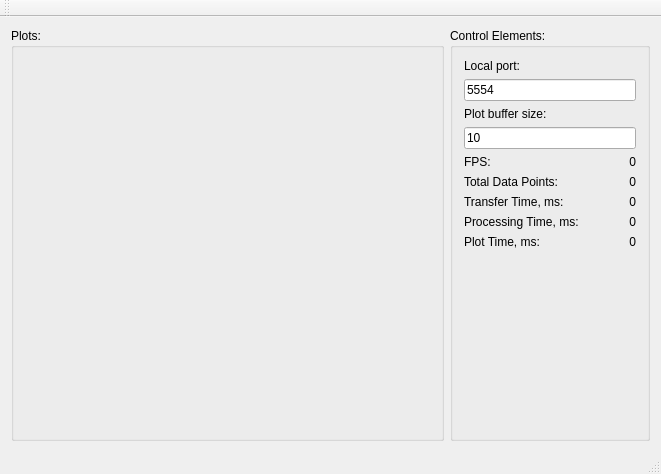
<?xml version="1.0" encoding="UTF-8"?>
<ui version="4.0">
 <class>MainWin</class>
 <widget class="QMainWindow" name="MainWin">
  <property name="geometry">
   <rect>
    <x>0</x>
    <y>0</y>
    <width>661</width>
    <height>474</height>
   </rect>
  </property>
  <property name="windowTitle">
   <string>Racket Motion Server</string>
  </property>
  <widget class="QWidget" name="centralWidget">
   <layout class="QGridLayout" name="gridLayout_4">
    <item row="0" column="0">
     <widget class="QGroupBox" name="groupBox">
      <property name="title">
       <string>Plots:</string>
      </property>
      <layout class="QGridLayout" name="gridLayout_3">
       <item row="0" column="0">
        <layout class="QGridLayout" name="gridLayout">
         <item row="1" column="1">
          <widget class="QCustomPlot" name="wid22" native="true">
           <property name="sizePolicy">
            <sizepolicy hsizetype="Preferred" vsizetype="Preferred">
             <horstretch>0</horstretch>
             <verstretch>0</verstretch>
            </sizepolicy>
           </property>
          </widget>
         </item>
         <item row="1" column="2">
          <widget class="QCustomPlot" name="wid23" native="true">
           <property name="sizePolicy">
            <sizepolicy hsizetype="Preferred" vsizetype="Preferred">
             <horstretch>0</horstretch>
             <verstretch>0</verstretch>
            </sizepolicy>
           </property>
          </widget>
         </item>
         <item row="0" column="2">
          <widget class="QCustomPlot" name="wid13" native="true">
           <property name="sizePolicy">
            <sizepolicy hsizetype="Preferred" vsizetype="Preferred">
             <horstretch>0</horstretch>
             <verstretch>0</verstretch>
            </sizepolicy>
           </property>
          </widget>
         </item>
         <item row="0" column="0">
          <widget class="QCustomPlot" name="wid11" native="true">
           <property name="sizePolicy">
            <sizepolicy hsizetype="Preferred" vsizetype="Preferred">
             <horstretch>0</horstretch>
             <verstretch>0</verstretch>
            </sizepolicy>
           </property>
          </widget>
         </item>
         <item row="1" column="0">
          <widget class="QCustomPlot" name="wid21" native="true">
           <property name="sizePolicy">
            <sizepolicy hsizetype="Preferred" vsizetype="Preferred">
             <horstretch>0</horstretch>
             <verstretch>0</verstretch>
            </sizepolicy>
           </property>
          </widget>
         </item>
         <item row="0" column="1">
          <widget class="QCustomPlot" name="wid12" native="true">
           <property name="sizePolicy">
            <sizepolicy hsizetype="Preferred" vsizetype="Preferred">
             <horstretch>0</horstretch>
             <verstretch>0</verstretch>
            </sizepolicy>
           </property>
          </widget>
         </item>
         <item row="2" column="0">
          <widget class="QCustomPlot" name="wid31" native="true">
           <property name="sizePolicy">
            <sizepolicy hsizetype="Preferred" vsizetype="Preferred">
             <horstretch>0</horstretch>
             <verstretch>0</verstretch>
            </sizepolicy>
           </property>
          </widget>
         </item>
         <item row="2" column="1">
          <widget class="QCustomPlot" name="wid32" native="true">
           <property name="sizePolicy">
            <sizepolicy hsizetype="Preferred" vsizetype="Preferred">
             <horstretch>0</horstretch>
             <verstretch>0</verstretch>
            </sizepolicy>
           </property>
          </widget>
         </item>
         <item row="2" column="2">
          <widget class="QCustomPlot" name="wid33" native="true">
           <property name="sizePolicy">
            <sizepolicy hsizetype="Preferred" vsizetype="Preferred">
             <horstretch>0</horstretch>
             <verstretch>0</verstretch>
            </sizepolicy>
           </property>
          </widget>
         </item>
        </layout>
       </item>
      </layout>
     </widget>
    </item>
    <item row="0" column="1">
     <widget class="QGroupBox" name="ControlBox">
      <property name="sizePolicy">
       <sizepolicy hsizetype="Fixed" vsizetype="Preferred">
        <horstretch>0</horstretch>
        <verstretch>0</verstretch>
       </sizepolicy>
      </property>
      <property name="minimumSize">
       <size>
        <width>200</width>
        <height>0</height>
       </size>
      </property>
      <property name="maximumSize">
       <size>
        <width>200</width>
        <height>16777215</height>
       </size>
      </property>
      <property name="title">
       <string>Control Elements:</string>
      </property>
      <layout class="QGridLayout" name="gridLayout_2">
       <item row="0" column="0">
        <layout class="QVBoxLayout" name="verticalLayout">
         <item>
          <widget class="QLabel" name="label">
           <property name="sizePolicy">
            <sizepolicy hsizetype="Preferred" vsizetype="Fixed">
             <horstretch>0</horstretch>
             <verstretch>0</verstretch>
            </sizepolicy>
           </property>
           <property name="text">
            <string>Local port:</string>
           </property>
          </widget>
         </item>
         <item>
          <widget class="QLineEdit" name="localPortLnEd">
           <property name="sizePolicy">
            <sizepolicy hsizetype="Preferred" vsizetype="Fixed">
             <horstretch>0</horstretch>
             <verstretch>0</verstretch>
            </sizepolicy>
           </property>
           <property name="inputMask">
            <string extracomment="Local Port"/>
           </property>
           <property name="text">
            <string>5554</string>
           </property>
          </widget>
         </item>
        </layout>
       </item>
       <item row="1" column="0">
        <layout class="QVBoxLayout" name="verticalLayout_2">
         <item>
          <widget class="QLabel" name="label_2">
           <property name="sizePolicy">
            <sizepolicy hsizetype="Preferred" vsizetype="Fixed">
             <horstretch>0</horstretch>
             <verstretch>0</verstretch>
            </sizepolicy>
           </property>
           <property name="text">
            <string>Plot buffer size:</string>
           </property>
          </widget>
         </item>
         <item>
          <widget class="QLineEdit" name="potBufSzLnEd">
           <property name="sizePolicy">
            <sizepolicy hsizetype="Preferred" vsizetype="Fixed">
             <horstretch>0</horstretch>
             <verstretch>0</verstretch>
            </sizepolicy>
           </property>
           <property name="inputMask">
            <string extracomment="Local Port"/>
           </property>
           <property name="text">
            <string>10</string>
           </property>
          </widget>
         </item>
        </layout>
       </item>
       <item row="2" column="0">
        <layout class="QVBoxLayout" name="verticalLayout_3">
         <item>
          <layout class="QHBoxLayout" name="horizontalLayout_6">
           <item>
            <widget class="QLabel" name="label_13">
             <property name="sizePolicy">
              <sizepolicy hsizetype="Preferred" vsizetype="Preferred">
               <horstretch>0</horstretch>
               <verstretch>0</verstretch>
              </sizepolicy>
             </property>
             <property name="text">
              <string>FPS:</string>
             </property>
            </widget>
           </item>
           <item>
            <widget class="QLabel" name="FPSLabel">
             <property name="sizePolicy">
              <sizepolicy hsizetype="Fixed" vsizetype="Preferred">
               <horstretch>0</horstretch>
               <verstretch>0</verstretch>
              </sizepolicy>
             </property>
             <property name="text">
              <string>0</string>
             </property>
             <property name="alignment">
              <set>Qt::AlignRight|Qt::AlignTrailing|Qt::AlignVCenter</set>
             </property>
            </widget>
           </item>
          </layout>
         </item>
         <item>
          <layout class="QHBoxLayout" name="horizontalLayout">
           <item>
            <widget class="QLabel" name="label_3">
             <property name="sizePolicy">
              <sizepolicy hsizetype="Preferred" vsizetype="Preferred">
               <horstretch>0</horstretch>
               <verstretch>0</verstretch>
              </sizepolicy>
             </property>
             <property name="text">
              <string>Total Data Points:</string>
             </property>
            </widget>
           </item>
           <item>
            <widget class="QLabel" name="totDataPtLabel">
             <property name="sizePolicy">
              <sizepolicy hsizetype="Fixed" vsizetype="Preferred">
               <horstretch>0</horstretch>
               <verstretch>0</verstretch>
              </sizepolicy>
             </property>
             <property name="text">
              <string>0</string>
             </property>
             <property name="alignment">
              <set>Qt::AlignRight|Qt::AlignTrailing|Qt::AlignVCenter</set>
             </property>
            </widget>
           </item>
          </layout>
         </item>
         <item>
          <layout class="QHBoxLayout" name="horizontalLayout_2">
           <item>
            <widget class="QLabel" name="label_5">
             <property name="sizePolicy">
              <sizepolicy hsizetype="Preferred" vsizetype="Preferred">
               <horstretch>0</horstretch>
               <verstretch>0</verstretch>
              </sizepolicy>
             </property>
             <property name="text">
              <string>Transfer Time, ms:</string>
             </property>
            </widget>
           </item>
           <item>
            <widget class="QLabel" name="transferTimeMSLabel">
             <property name="sizePolicy">
              <sizepolicy hsizetype="Fixed" vsizetype="Preferred">
               <horstretch>0</horstretch>
               <verstretch>0</verstretch>
              </sizepolicy>
             </property>
             <property name="text">
              <string>0</string>
             </property>
             <property name="alignment">
              <set>Qt::AlignRight|Qt::AlignTrailing|Qt::AlignVCenter</set>
             </property>
            </widget>
           </item>
          </layout>
         </item>
         <item>
          <layout class="QHBoxLayout" name="horizontalLayout_4">
           <item>
            <widget class="QLabel" name="label_9">
             <property name="sizePolicy">
              <sizepolicy hsizetype="Preferred" vsizetype="Preferred">
               <horstretch>0</horstretch>
               <verstretch>0</verstretch>
              </sizepolicy>
             </property>
             <property name="text">
              <string>Processing Time, ms:</string>
             </property>
            </widget>
           </item>
           <item>
            <widget class="QLabel" name="procTimeMSLabel">
             <property name="sizePolicy">
              <sizepolicy hsizetype="Fixed" vsizetype="Preferred">
               <horstretch>0</horstretch>
               <verstretch>0</verstretch>
              </sizepolicy>
             </property>
             <property name="text">
              <string>0</string>
             </property>
             <property name="alignment">
              <set>Qt::AlignRight|Qt::AlignTrailing|Qt::AlignVCenter</set>
             </property>
            </widget>
           </item>
          </layout>
         </item>
         <item>
          <layout class="QHBoxLayout" name="horizontalLayout_5">
           <item>
            <widget class="QLabel" name="label_11">
             <property name="sizePolicy">
              <sizepolicy hsizetype="Preferred" vsizetype="Preferred">
               <horstretch>0</horstretch>
               <verstretch>0</verstretch>
              </sizepolicy>
             </property>
             <property name="text">
              <string>Plot Time, ms:</string>
             </property>
            </widget>
           </item>
           <item>
            <widget class="QLabel" name="plotTimeMSLabel">
             <property name="sizePolicy">
              <sizepolicy hsizetype="Fixed" vsizetype="Preferred">
               <horstretch>0</horstretch>
               <verstretch>0</verstretch>
              </sizepolicy>
             </property>
             <property name="text">
              <string>0</string>
             </property>
             <property name="alignment">
              <set>Qt::AlignRight|Qt::AlignTrailing|Qt::AlignVCenter</set>
             </property>
            </widget>
           </item>
          </layout>
         </item>
        </layout>
       </item>
       <item row="3" column="0">
        <spacer name="verticalSpacer">
         <property name="orientation">
          <enum>Qt::Vertical</enum>
         </property>
         <property name="sizeHint" stdset="0">
          <size>
           <width>20</width>
           <height>40</height>
          </size>
         </property>
        </spacer>
       </item>
      </layout>
      <zorder>verticalSpacer</zorder>
     </widget>
    </item>
   </layout>
  </widget>
  <widget class="QToolBar" name="mainToolBar">
   <attribute name="toolBarArea">
    <enum>TopToolBarArea</enum>
   </attribute>
   <attribute name="toolBarBreak">
    <bool>false</bool>
   </attribute>
  </widget>
  <widget class="QStatusBar" name="statusBar"/>
 </widget>
 <layoutdefault spacing="6" margin="11"/>
 <customwidgets>
  <customwidget>
   <class>QCustomPlot</class>
   <extends>QWidget</extends>
   <header>qcustomplot/qcustomplot.h</header>
   <container>1</container>
  </customwidget>
 </customwidgets>
 <resources/>
 <connections/>
</ui>
